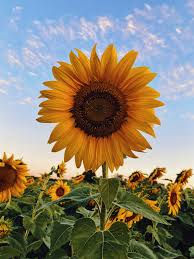
#> input picture Tasks/Week-10/image.jpeg, 194 x 259 px
$ jupyter execute Image_Operations.ipynb
#> lines starting #> are read from the running program, lines starting #| are printed output that depends on the picture
[cell 1]
import cv2
import numpy as np
import matplotlib.pyplot as plt

### Load the image

[cell 2]
image = cv2.imread('./image.jpeg')
#> image is the input picture: shape (259, 194, 3); mean B, G, R 114.3, 130.3, 138.5

### Brighten

[cell 3]
value = 30
brightened = cv2.convertScaleAbs(image, alpha=1, beta=value)
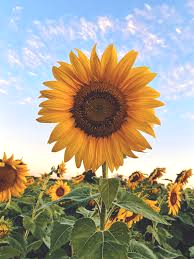
#> brightened: shape (259, 194, 3); mean B, G, R 143.2, 160.2, 167.7

### Add Noise

[cell 4]
row, col, ch = image.shape
#> row = 259; col = 194; ch = 3
mean = 0
sigma = 25
gauss = np.random.normal(mean, sigma, (row, col, ch))
noisy = image + gauss.reshape(row, col, ch)
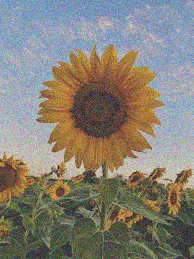
#> noisy: shape (259, 194, 3) float64; mean B, G, R 114.3, 130.6, 138.6; drawn with min black and max white
noisy = np.clip(noisy, 0, 255).astype(np.uint8)
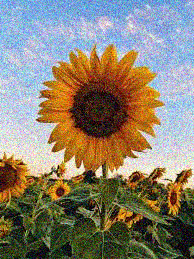
#> noisy: shape (259, 194, 3); mean B, G, R 115.1, 130.4, 138

### Change Contrast

[cell 5]
alpha = 1.5
beta = 0
contrasted = cv2.convertScaleAbs(image, alpha=alpha, beta=beta)
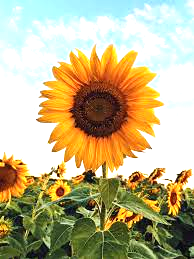
#> contrasted: shape (259, 194, 3); mean B, G, R 137.4, 178.6, 190

### Blur

[cell 6]
ksize = (5, 5)
blurred = cv2.GaussianBlur(image, ksize, 0)
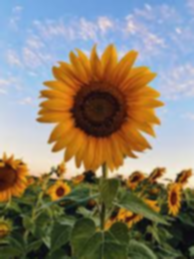
#> blurred: shape (259, 194, 3); mean B, G, R 114.3, 130.3, 138.5

### Sharpen

[cell 7]
kernel = np.array([[0, -1, 0],
                   [-1, 5, -1],
                   [0, -1, 0]])
sharpened = cv2.filter2D(image, -1, kernel)
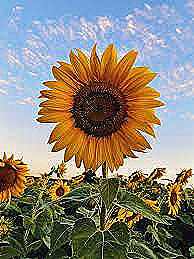
#> sharpened: shape (259, 194, 3); mean B, G, R 121.5, 133, 139.3

### Edge Detect

[cell 8]
edges = cv2.Canny(image, 100, 200)
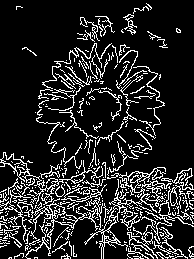
#> edges: shape (259, 194); 15% white in thin lines or dots

### Upscaling

[cell 9]
scale = 2
height, width = image.shape[:2]
#> height = 259; width = 194
upscaled = cv2.resize(image, (width * scale, height * scale), interpolation=cv2.INTER_LINEAR)
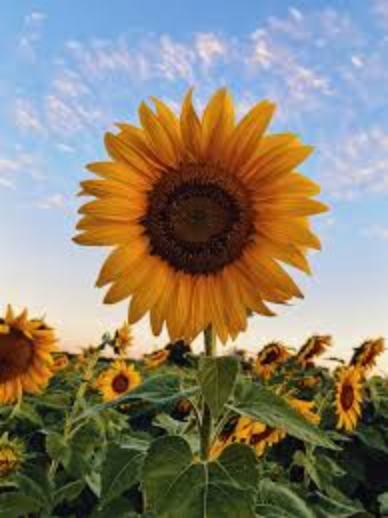
#> upscaled: shape (518, 388, 3); mean B, G, R 114.2, 130.3, 138.4

### Downscaling

[cell 10]
downscaled = cv2.resize(image, (width // scale, height // scale), interpolation=cv2.INTER_AREA)
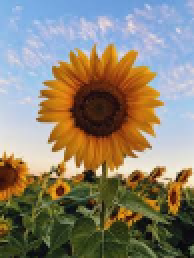
#> downscaled: shape (129, 97, 3) (shown 2 times larger); mean B, G, R 114.3, 130.3, 138.5

### Composite example with upscaled image

[cell 11]
upscaled_to_original_size = cv2.resize(upscaled, (width, height), interpolation=cv2.INTER_LINEAR)
alpha = 0.5
composite_image = cv2.addWeighted(image, alpha, upscaled_to_original_size, 1 - alpha, 0)

### Display results

[cell 12]
# List of images and titles
images = [
    image, brightened, noisy, contrasted, blurred,
    sharpened, edges, upscaled, downscaled, composite_image
]
titles = [
    'Original Image', 'Brightened Image', 'Noisy Image',
    'Contrast Adjusted Image', 'Blurred Image', 'Sharpened Image',
    'Edge Detected Image', 'Upscaled Image', 'Downscaled Image',
    'Composite Image'
]

# Display results
def show_images(images, titles):
    n = len(images)
#> n = 10
    rows = (n // 3) + (1 if n % 3 else 0)
#> rows = 4

    plt.figure(figsize=(15, 5 * rows))
    for i in range(n):
        plt.subplot(rows, 3, i + 1)
        plt.imshow(cv2.cvtColor(images[i], cv2.COLOR_BGR2RGB))
        plt.title(titles[i])
        plt.axis('off')
    plt.tight_layout()
    plt.show()
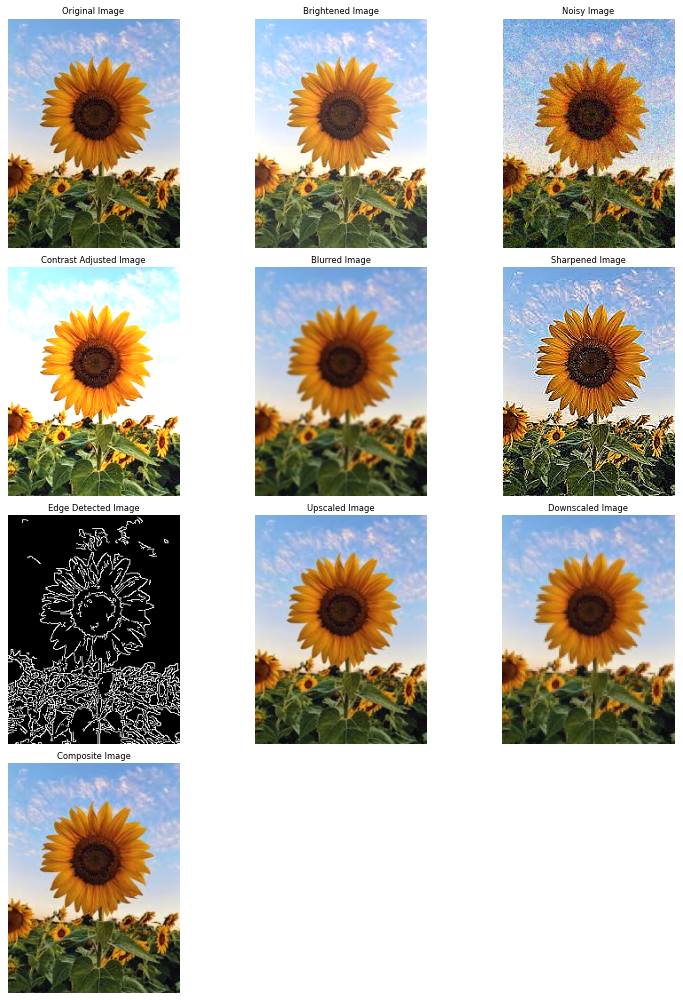
#> figure drawn by matplotlib, 10 panels


show_images(images, titles)
